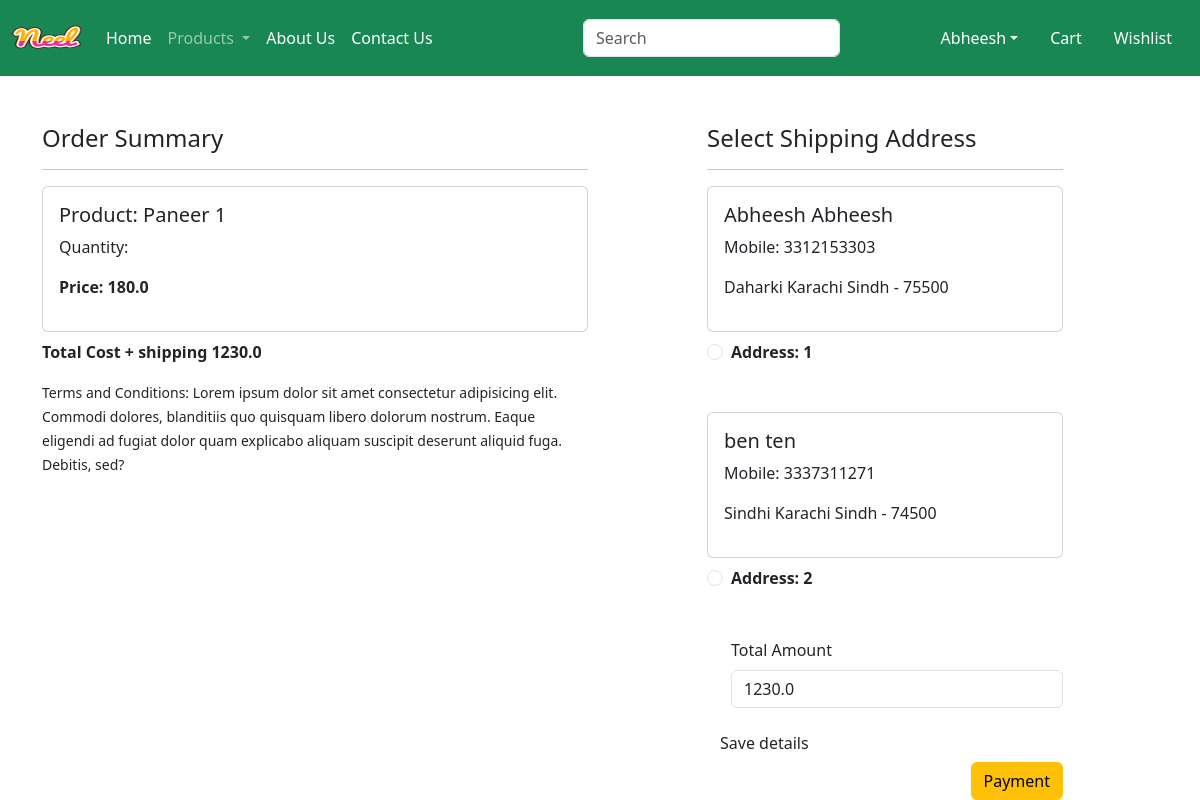
Screenshot of /checkout/ (signed in) with the database file from the repository.
### app/models.py (models this page shows, shortened)
class Cart(models.Model):
    user = models.ForeignKey(User, on_delete=models.CASCADE)
    product = models.ForeignKey(Product, on_delete=models.CASCADE)
    quantity = models.PositiveBigIntegerField(default=1)

class Product(models.Model):
    title = models.CharField(max_length=100)
    selling_price = models.FloatField()
    discounted_price = models.FloatField()
    description = models.TextField()
    composition = models.TextField(default="")
    prodapp = models.TextField(default="")
    category = models.CharField(choices=CATEGORY_CHOICES, max_length=2)
    product_image = models.ImageField(upload_to="product")

class Customer(models.Model):
    user = models.ForeignKey(User, on_delete=models.CASCADE)
    name = models.CharField(max_length=200)
    locality = models.CharField(max_length=200)
    city = models.CharField(max_length=50)
    mobile = models.IntegerField(default=0)
    zipcode = models.IntegerField()
    state = models.CharField(choices=STATE_CHOICES, max_length=100)

### app/views.py (the view)
# urls.py: path("checkout/", views.Checkout.as_view(), name="checkout"),
class Checkout(View):
    def get(self, req):
        user = req.user
        add = Customer.objects.filter(user=user)
        cart_items = Cart.objects.filter(user=user)
        amount = 0
        for prod in cart_items:
            value = prod.quantity * prod.product.discounted_price
            amount += value
        totalamount = amount + 150
        return render(req, "app/checkout.html", locals())

### app/templates/app/checkout.html (shortened to what this page needs)
{% extends "app/base.html" %}
{% load static %}
{% block main %}
    <div class="container">
        <div class="row mt-5">
            <div class="col-sm-6">
                <h4>Order Summary</h4>
                <hr>
                {% for item in cart_items %}
                    <div class="card mb-2">
                        <div class="card-body">
                            <h5>Product: {{item.product.title}}</h5>
                            <p>Quantity: {{item.product.quantity}}</p>
                            <p class="fw-bold">Price: {{item.product.discounted_price}}</p>
                        </div>
                    </div>
                {% endfor %}
                <p class="fw-bold">Total Cost + shipping {{totalamount}}</p>
                 <small>Terms and Conditions: Lorem ipsum dolor sit amet consectetur adipisicing elit. Commodi dolores, blanditiis quo quisquam libero dolorum nostrum. Eaque eligendi ad fugiat dolor quam explicabo aliquam suscipit deserunt aliquid fuga. Debitis, sed?</small>
            </div>
            <div class="col-sm-4 offset-sm-1">
                <h4>Select Shipping Address</h4>
                <hr>
                <form action="" method="post" id="myform">
                    {% for ad in add %}
                        <div class="card">
                            <div class="card-body">
                                <h5>{{ad.name}}</h5>
                                <p>Mobile: {{ad.mobile}}</p>
                                <p>{{ad.locality}} {{ad.city}} {{ad.state}} - {{ad.zipcode}}</p>
                            </div>
                        </div>
                        <div class="form-check mt-2 mb-5">
                            <input class="form-check-input" type="radio" id="custadd{{forloop.counter}}" name="customer" value="{{ad.id}}" onchange="updateCheckoutLink('{{ad.id}}')"/>
                            <label class="form-check-label fw-bold" for="custadd{{forloop.counter}}">
                                Address: {{forloop.counter}}
                            </label>
                        </div>
                    {% endfor %}
                    <div class="form-check mb-3">
                        <label for="totalamount" class="form-label">Total Amount</label>
                        <input type="number" class="form-control" name="totalamount" value={{totalamount}} readonly>
                    </div>
                    <button id="get-value" class="btn btn-green">Save details</button>
                    <div class="text-end">
                        <a href="{% url 'stripe-checkout' %}?ad_id=" id="checkout-button" class="btn btn-warning">Payment</a>
                    </div>
                </form>
            </div>
        </div>
    </div>
{% endblock main %}

### rows the page displays
Cart: product "Paneer 1", product.discounted_price "180.0"
Customer: name "Abheesh Abheesh", mobile "3312153303", locality "Daharki", city "Karachi", state "Sindh", zipcode "75500"
Customer: name "ben ten", mobile "3337311271", locality "Sindhi", city "Karachi", state "Sindh", zipcode "74500"

### other values shown
{{ totalamount }} "1230.0"
